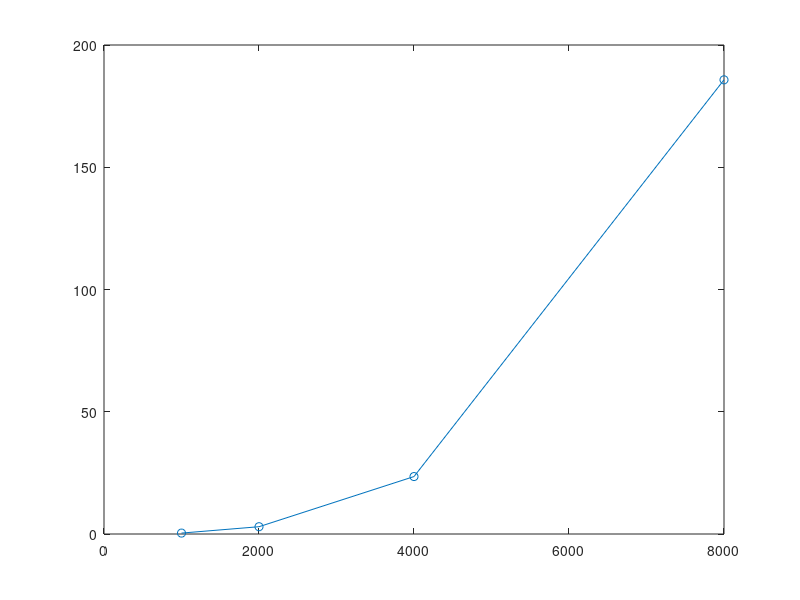
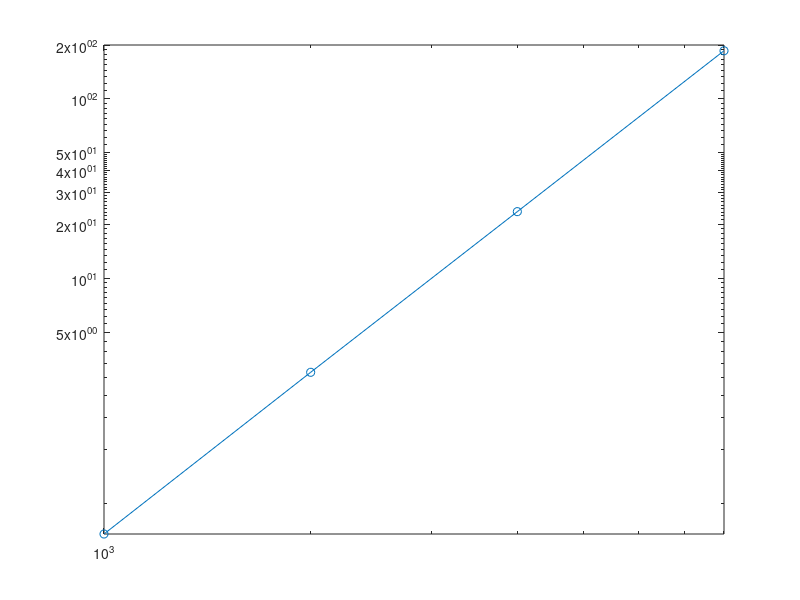

The MATLAB script that drew these images, in order:
x = [1000, 2000, 4000, 8000];
y = [0.373, 2.980, 23.496, 185.760];

figure(1)
plot(x, y, '-o');
% ylim([0 50])
axis([0 8000 0 200])
figure(2)
loglog(x, y, '-o');
% ylim([0 50])
axis([0 8000 0 200])
set(gca,'YTick',[0, 5, 10, 20, 30, 40, 50, 100, 200])